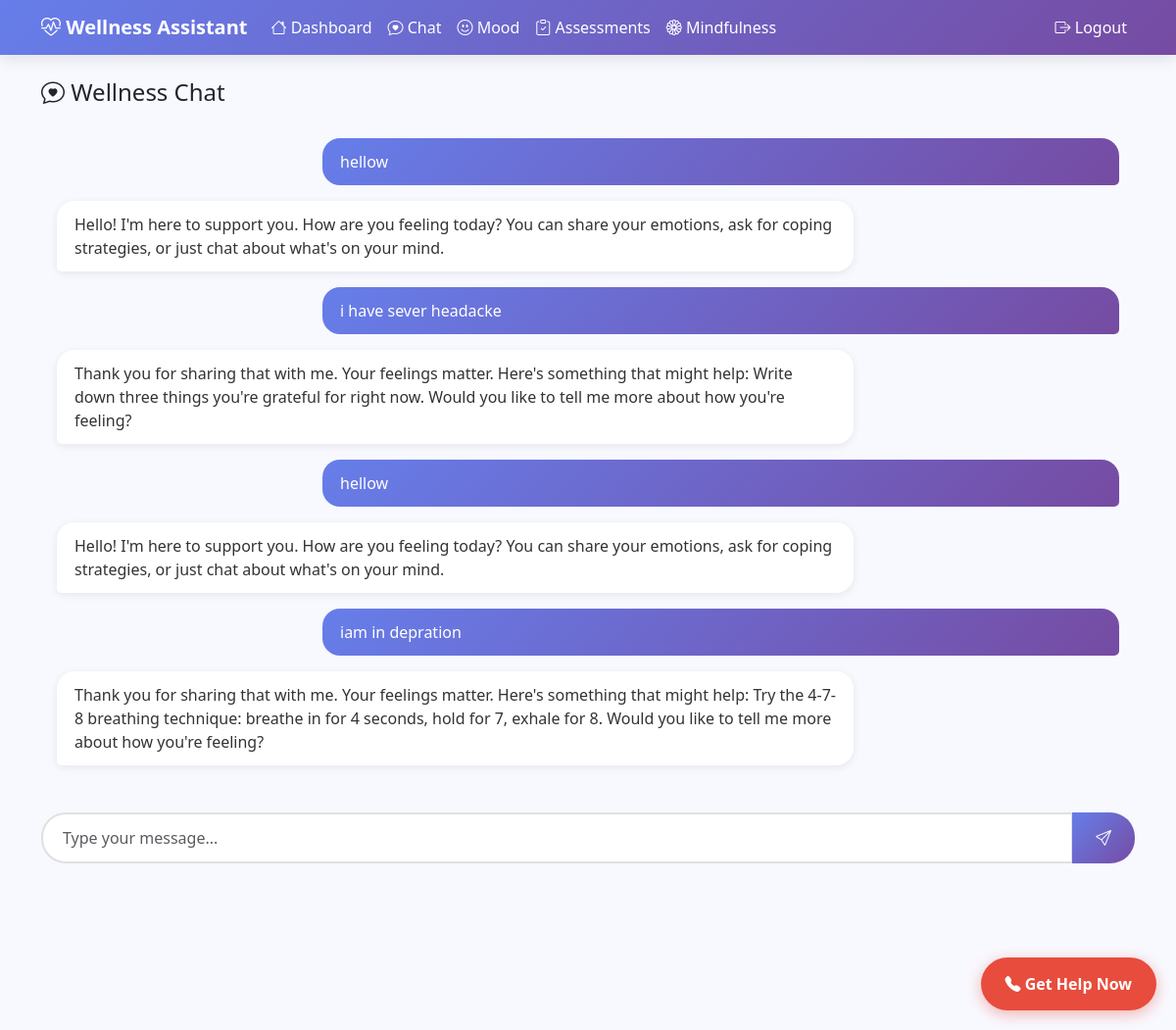
Page /chat/ (signed in) on the committed database.
### app/models.py (models this page shows)
class ChatMessage(db.Model):
    id = db.Column(db.Integer, primary_key=True)
    user_id = db.Column(db.Integer, db.ForeignKey('user.id'), nullable=False)
    role = db.Column(db.String(10), nullable=False)  # 'user' or 'assistant'
    content = db.Column(db.Text, nullable=False)
    created_at = db.Column(db.DateTime, default=datetime.utcnow)

### app/routes/chat.py (the view)
@chat_bp.route('/')
@login_required
def index():
    messages = ChatMessage.query.filter_by(user_id=current_user.id)\
        .order_by(ChatMessage.created_at.desc()).limit(50).all()
    messages.reverse()
    return render_template('chat/index.html', messages=messages)

### app/models.py (called while the page is built)
@login_manager.user_loader
def load_user(user_id):
    return User.query.get(int(user_id))

### app/templates/chat/index.html (shortened to what this page needs)
{% extends "base.html" %}
{% block content %}
<div class="chat-container">
    <h4 class="mb-3"><i class="bi bi-chat-heart"></i> Wellness Chat</h4>
    <div class="chat-messages" id="chatMessages" role="log" aria-live="polite" aria-label="Chat messages">
        {% for msg in messages %}
        <div class="message message-{{ msg.role }}">{{ msg.content }}</div>
        {% endfor %}
    </div>
    <form id="chatForm" class="mt-3">
        <div class="input-group">
            <input type="text" class="form-control chat-input" id="messageInput"
                   placeholder="Type your message..." autocomplete="off"
                   aria-label="Type your message">
            <button class="btn btn-primary px-4" type="submit" aria-label="Send message">
                <i class="bi bi-send"></i>
            </button>
        </div>
    </form>
</div>
{% endblock %}

### app/templates/base.html (style rules this page uses)
:root { --primary: #6c63ff; --primary-light: #a29bfe; --secondary: #00b894; --bg-gradient: linear-gradient(135deg, #667eea 0%, #764ba2 100%); --card-shadow: 0 4px 15px rgba(0,0,0,0.1); }
body { font-family: 'Segoe UI', Tahoma, Geneva, Verdana, sans-serif; background-color: #f8f9ff; min-height: 100vh; }
.btn-primary { background: var(--bg-gradient); border: none; border-radius: 25px; padding: 10px 25px; }

### app/templates/chat/index.html (style rules this page uses)
.chat-container { height: calc(100vh - 250px); display: flex; flex-direction: column; }
.chat-messages { flex: 1; overflow-y: auto; padding: 1rem; background: #f8f9ff; border-radius: 15px; }
.message { max-width: 75%; margin-bottom: 1rem; padding: 12px 18px; border-radius: 18px; word-wrap: break-word; }
.message-user { background: linear-gradient(135deg, #667eea 0%, #764ba2 100%); color: white; margin-left: auto; border-bottom-right-radius: 5px; }
.message-assistant { background: white; color: #333; border-bottom-left-radius: 5px; box-shadow: 0 2px 8px rgba(0,0,0,0.08); }
.chat-input { border-radius: 25px; border: 2px solid #e0e0e0; padding: 12px 20px; }

### rows in the picture
ChatMessage: content "hellow"
ChatMessage: content "Hello! I'm here to support you. How are you feeling today? You can share your emotions, ask for coping strategies, or just chat about what's on your mind."
ChatMessage: content "i have sever headacke"
ChatMessage: content "Thank you for sharing that with me. Your feelings matter. Here's something that might help: Write down three things you're grateful for right now. Would you like to tell me more about how you're feeling?"
ChatMessage: content "hellow"
ChatMessage: content "Hello! I'm here to support you. How are you feeling today? You can share your emotions, ask for coping strategies, or just chat about what's on your mind."
ChatMessage: content "iam in depration"
ChatMessage: content "Thank you for sharing that with me. Your feelings matter. Here's something that might help: Try the 4-7-8 breathing technique: breathe in for 4 seconds, hold for 7, exhale for 8. Would you like to tell me more about how you're feeling?"
